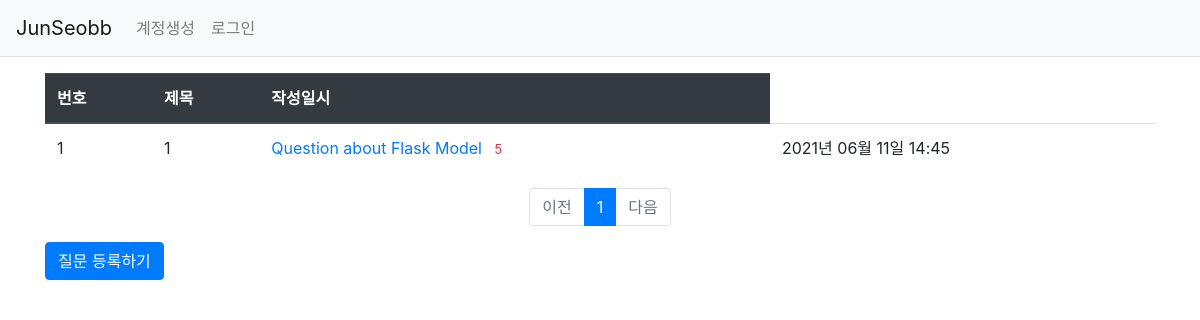
Page /question/list/ on the earlier database version.
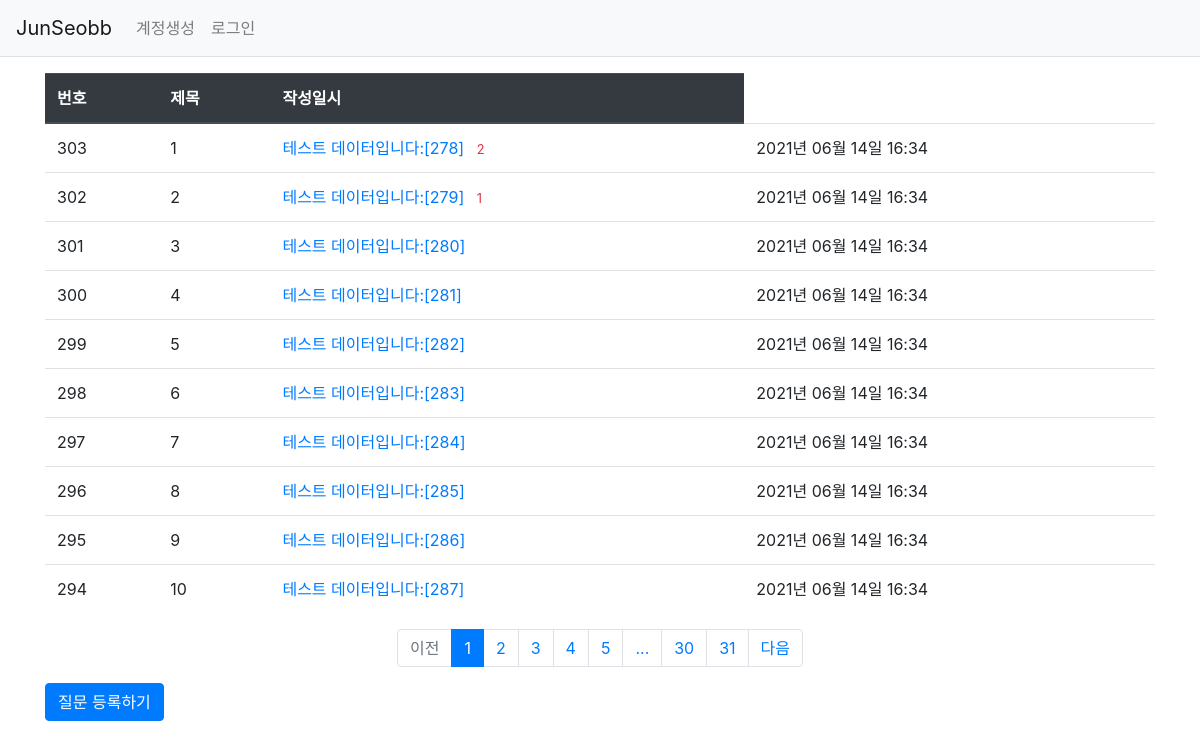
Same page on the later database version.
### pybo/models.py (models this page shows)
class Question(db.Model) :
    id = db.Column(db.Integer, primary_key = True)
    subject = db.Column(db.String(200), nullable = False)
    content = db.Column(db.Text(), nullable = False)
    create_date = db.Column(db.DateTime(), nullable = False)

### pybo/views/question_views.py (the view)
@bp.route("/list/")
def _list() :
    page = request.args.get("page", type = int, default = 1)
    question_list = Question.query.order_by(Question.create_date.desc())
    question_list = question_list.paginate(page, per_page = 10)
    return render_template("question/question_list.html", question_list = question_list)

### pybo/filter.py (called while the page is built)
def format_datetime(value, fmt = "%Y년 %m월 %d일 %H:%M") :
    return value.strftime(fmt)

### pybo/templates/question/question_list.html
{% extends "base.html" %}
{% block content %}
<div class = "container my-3">
    <table class = "table">
        <thead>
            <tr class = "thead-dark">
                <th>번호</th>
                <th>제목</th>
                <th>작성일시</th>
            </tr>
        </thead>
        <tbody>
            {% if question_list %}
            {% for question in question_list.items %}
            <tr>
                <td> {{ question_list.total - ((question_list.page - 1) * question_list.per_page) - loop.index0 }}</td>
                <td>{{ loop.index }}</td>
                <td>
                    <a href = "{{ url_for('question.detail', question_id = question.id) }}">{{ question.subject }}</a>
                    {% if question.answer_set|length > 0 %}
                    <span class = "text-danger small ml-2">{{ question.answer_set|length }}</span>
                    {% endif %}
                </td>
                <td>{{ question.create_date|datetime }}</td>
            </tr>
            {% endfor %}
            {% else %}
            <tr>
                <td colspan = "3">질문이 없습니다.</td>
            </tr>
            {% endif %}
        </tbody>
    </table>
    <ul class = "pagination justify-content-center">
        {% if question_list.has_prev %}
        <li class = "page-item">
            <a class = "page-link" href = "?page={{ question_list.prev_num }}">이전</a>
        </li>
        {% else %}
        <li class = "page-item disabled">
            <a class = "page-link" tabindex = "-1" aria-disabled = "true" href = "#">이전</a>
        </li>
        {% endif %}
        {% for page_num in question_list.iter_pages() %}
            {% if page_num %}
                {% if page_num != question_list.page %}
                <li class = "page-item">
                    <a class = "page-link" href = "?page={{ page_num }}">{{ page_num }}</a>
                </li>
                {% else %}
                <li class = "page-item active" aria-current = "page">
                    <a class = "page-link" href = "#">{{ page_num }}</a>
                </li>
                {% endif %}
            {% else %}
                <li class = "disabled">
                    <a class = "page-link" href = "#">...</a>
                </li>
                {% endif %}
            {% endfor %}
            {% if question_list.has_next %}
            <li class = "page-item">
                <a class = "page-link" href = "?page = {{ question_list.next_num }}">다음</a>
            </li>
            {% else %}
            <li class = "page-item disabled">
                <a class = "page-link" tabindex = "-1" aria-disabled = "true" href = "#">다음</a>
            </li>
            {% endif %}
    </ul>
    <a href = "{{ url_for('question.create') }}" class = "btn btn-primary">질문 등록하기</a>
</div>
{% endblock %}

### pybo/templates/base.html (shortened to what this page needs)
<!DOCTYPE html>
<html lang="ko">
<head>
    <link rel = "stylesheet" href = "{{ url_for('static', filename = 'bootstrap.min.css') }}">
    <link ref = "stylesheet" href = "{{ url_for('static', filename = 'style.css') }}">
</head>
<body>
    {% include "navbar.html" %}
    {% block content %}
    {% endblock %}
</body>
</html>

### pybo/templates/navbar.html (shortened to what this page needs)
<nav class = "navbar navbar-expand-lg navbar-light bg-light border-bottom">
    <a class = "navbar-brand" href = "{{url_for('main.index') }}">JunSeobb</a>
    <div class="collapse navbar-collapse flex-grow-0" id="navbarNav">
        <ul class="navbar-nav">
            <li class="nav-item ">
                <a class="nav-link" href="#">계정생성</a>
            </li>
            <li class="nav-item ">
                <a class="nav-link" href="#">로그인</a>
            </li>
        </ul>
    </div>
</nav>

Differences in the rows shown:
no longer on this page (row unchanged): Question: total "1", subject "Question about Flask Model", answer_set|length "5", create_date "2021년 06월 11일 14:45"
added Question: total "303", subject "테스트 데이터입니다:[278]", answer_set|length "2", create_date "2021년 06월 14일 16:34"
added Question: total "302", subject "테스트 데이터입니다:[279]", answer_set|length "1", create_date "2021년 06월 14일 16:34"
added Question: total "301", subject "테스트 데이터입니다:[280]", create_date "2021년 06월 14일 16:34"
added Question: total "300", subject "테스트 데이터입니다:[281]", create_date "2021년 06월 14일 16:34"
added Question: total "299", subject "테스트 데이터입니다:[282]", create_date "2021년 06월 14일 16:34"
added Question: total "298", subject "테스트 데이터입니다:[283]", create_date "2021년 06월 14일 16:34"
added Question: total "297", subject "테스트 데이터입니다:[284]", create_date "2021년 06월 14일 16:34"
added Question: total "296", subject "테스트 데이터입니다:[285]", create_date "2021년 06월 14일 16:34"
added Question: total "295", subject "테스트 데이터입니다:[286]", create_date "2021년 06월 14일 16:34"
added Question: total "294", subject "테스트 데이터입니다:[287]", create_date "2021년 06월 14일 16:34"
Other differences:
new list line: "2"
new list line: "3"
new list line: "4"
new list line: "5"
new list line: "30"
new list line: "31"
